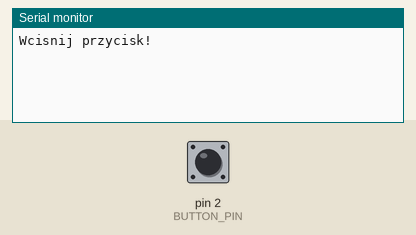
The sketch below on a simulated Arduino Uno, built with avr-gcc and run on an emulated ATmega328P. Shown: the last lines printed to the serial monitor. The test bench sets the inputs (shaded band); at power-on: pin 2 (BUTTON_PIN) HIGH.

Above: at 1.2 s.
1.3 s: pin 2 (BUTTON_PIN) pulled LOW for 0.15 s
At 2.4 s:
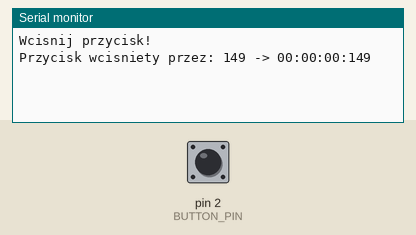
2.9 s: pin 2 (BUTTON_PIN) pulled LOW for 1 s
At 4.8 s:
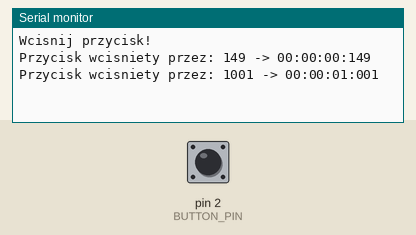
5.4 s: pin 2 (BUTTON_PIN) pulled LOW for 0.15 s
At 6.7 s:
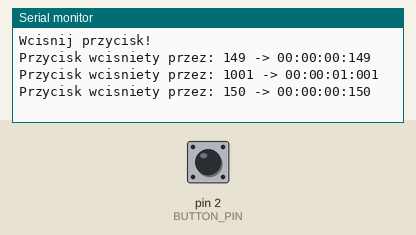

The sketch:

Lista2_2.ino
```cpp
/*Napisz program, który będzie mierzy czas przez jaki przycisk był w stanie wciśniętym. Po zwolnieniu przycisku na terminalu powinien pojawić się komunikat o długości wciśnięcia przycisku. Wynik ma zostać przedstawiony w milisekundach oraz w formacie zegarowym H:MM:SS.z. Przykładowo może to wyglądać tak:

Przycisk wcisniety przez: 344 -> 0:00:00.344
Przycisk wcisniety przez: 1412 -> 0:00:01.412
Przycisk wcisniety przez: 4359 -> 0:00:04.359
*/

#define BUTTON_PIN 2
#define MINUTES_IN_HOUR 60
#define SECONDS_IN_MINUTE 60
#define MILIS_IN_SECOND 1000
char buffer[50];
int time_start = 0;
int time_end = 0;
int hours = 0;
int minutes = 0;
int seconds = 0;
int milis = 0;
bool lastBtnState = HIGH;

void setup() {

  Serial.begin(9600);
  pinMode(BUTTON_PIN, INPUT_PULLUP);
  Serial.println("Wcisnij przycisk!");
}

void loop() {
  bool currentBtnState = digitalRead(BUTTON_PIN);

  if(currentBtnState != lastBtnState) {
    if(currentBtnState == LOW) {
      time_start = millis();
    } else {
      time_end = millis();
      convert(time_end - time_start);
      sprintf(buffer, "Przycisk wcisniety przez: %d -> %02d:%02d:%02d:%03d",time_end - time_start, hours, minutes, seconds, milis);
      Serial.println(buffer);
    }
  }
  lastBtnState = currentBtnState;
}

void convert(int time) {
  milis = time%MILIS_IN_SECOND;
  time = time/MILIS_IN_SECOND;
  seconds = time%SECONDS_IN_MINUTE;
  time = time/SECONDS_IN_MINUTE;
  minutes = time%MINUTES_IN_HOUR;
  time = time/MINUTES_IN_HOUR;
  hours = time;
}
```

Measured:
- after the input at 1.3 s, the serial monitor: prints a new line after 0.15 s (image 1)
- after the input at 2.9 s, the serial monitor: prints a new line after 1.0 s (image 2)
- after the input at 5.4 s, the serial monitor: prints a new line after 0.15 s (image 3)
